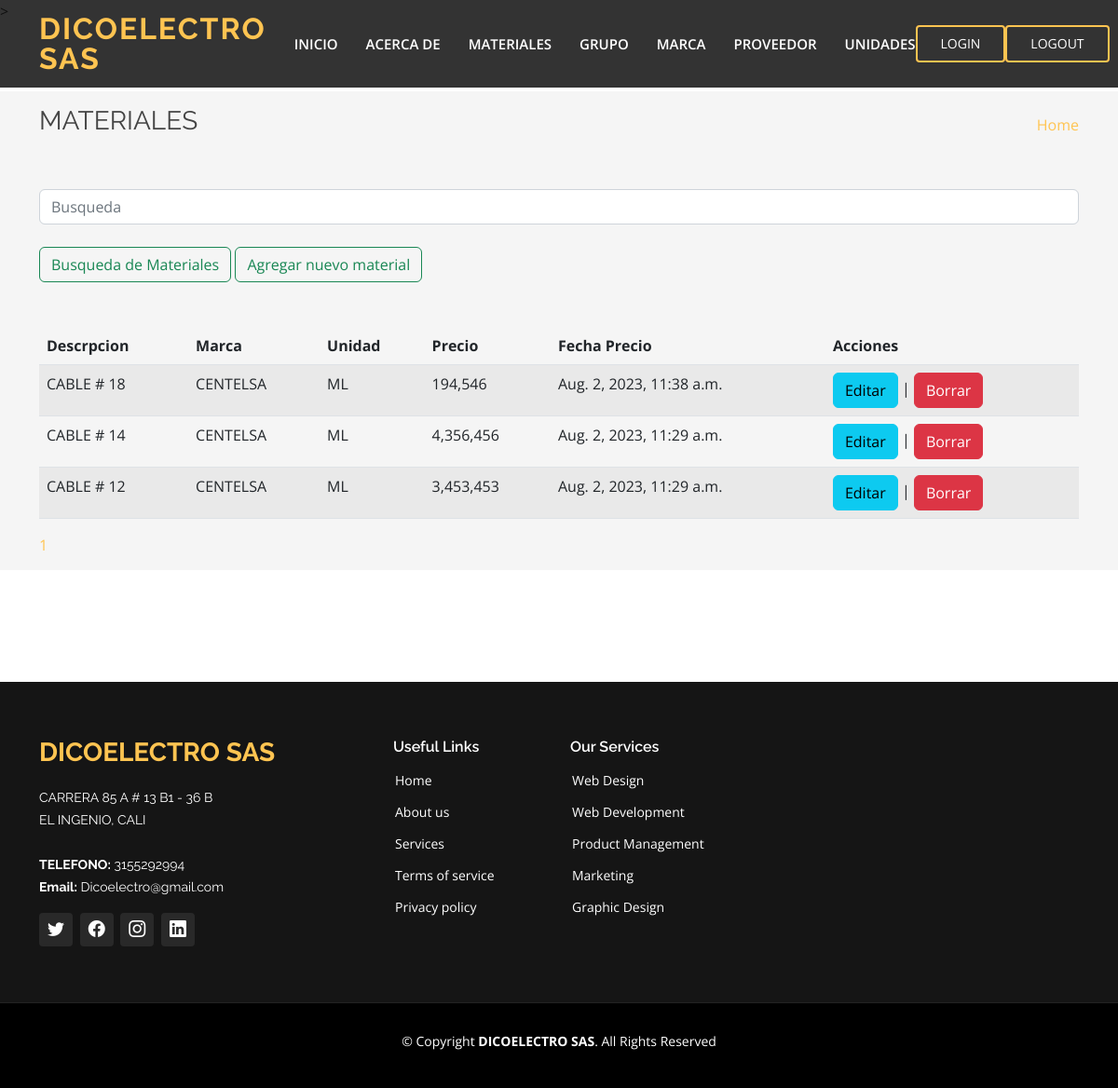
The app's page /listar-materiales/ (signed in) with its own data.
### webapp/models.py (models this page shows, shortened)
class Materiales(models.Model):
    descripcion = models.CharField(max_length=150, unique=True)
    precio = models.IntegerField()
    fecha_precio = models.DateTimeField(auto_now=True)
    grupo = models.ForeignKey(Grupo, on_delete=models.PROTECT)
    marca = models.ForeignKey(Marca, on_delete=models.PROTECT)
    proveedor = models.ForeignKey(Proveedor, on_delete=models.PROTECT)
    unidad = models.ForeignKey(Unidad, on_delete=models.PROTECT)
    class Meta:
        verbose_name_plural = "materiales"

class Marca(models.Model):
    nombre = models.CharField(max_length=150,  unique=True)

class Unidad(models.Model):
    unidad = models.CharField(max_length=30, unique=True)
    def __str__(self):
        return f"{self.unidad}"

### webapp/views.py (the view)
# urls.py: path("listar-materiales/", views.materiales, name="listar-materiales"),
@login_required(login_url=reverse_lazy("login"))
def materiales(request):
    search_post = request.GET.get('search')
    print(search_post)
    if search_post:
        materiales_totales = Materiales.objects.filter(Q(descripcion__icontains=search_post))
        paginator = Paginator(materiales_totales, 15)
        page = request.GET.get('page')
        paginas = paginator.get_page(page)
    else:
        materiales_totales = Materiales.objects.all().order_by("-fecha_precio")
        paginator = Paginator(materiales_totales,15)
        page = request.GET.get('page')
        paginas = paginator.get_page(page)
        paginas.adjusted_elided_pages = paginator.get_elided_page_range(page)
    return render(request, "materiales/listar.html", {
        "paginas": paginas,
    })

### webapp/templates/materiales/listar.html (shortened to what this page needs)
{% extends "webapp/base.html" %}
{% load static %}
{% load humanize %}
{% block content %}
    <section class="breadcrumbs">
      <div class="container">
        <div class="d-flex justify-content-between align-items-center">
          <h2>MATERIALES</h2>
          <ol>
            <li><a href="{% url 'inicio' %}">Home</a></li>
          </ol>
        </div>
      <br/>
      <br/>
        <div class="container2">
          <form class="form-inline my-2 my-lg-0" action="{% url "listar-materiales" %}">
            <input class="form-control mr-sm-2" type="search" placeholder="Busqueda" aria-label="Search" name ="search">
            <br/>
            <button class="btn btn-outline-success my-2 my-sm-0" type="submit">Busqueda de Materiales</button>
            <a name="" id="" class="btn btn-outline-success my-2 my-sm-0" href="{% url 'crear-material' %}" role="button">Agregar nuevo material</a>
          </form>
        </div>
        <br/>
        <br/>
        <table class="table table-striped">
          <thead>
            <tr>
              <th scope="col">Descrpcion</th>
              <th scope="col">Marca</th>
              <th scope="col">Unidad</th>
              <th scope="col">Precio</th>
              <th scope="col">Fecha Precio</th>
              <th scope="col">Acciones</th>
            </tr>
          </thead>
          <tbody>
            {% for item in paginas.object_list %}
            <tr>
              <td>{{ item.descripcion }}</td>
              <td>{{ item.marca.nombre }}</td>
              <td>{{ item.unidad }}</td>
              <td>{{ item.precio | intcomma }}</td>
              <td>{{ item.fecha_precio }}</td>
              <td> <a name="" id="" class="btn btn-info" href="{% url 'editar-material' item.id %}" role="button">Editar</a> | <a name="" id="" class="btn btn-danger" href="{% url 'eliminar' item.id %}" role="button">Borrar</a></td>
            </tr>
            {% endfor %}
          </tbody>
        </table>
        <div>
          {% block pagination %}
          {% for page_number in paginas.paginator.get_elided_page_range %}
              {% if page_number == paginas.paginator.ELLIPSIS %}
                  {{page_number}}
              {% else %}
                  <a
                      href="{% url 'listar-materiales' %}?page={{page_number}}"
                      class="{% if page_number == page_obj.number %}current{% endif %}"
                  >
                      {{page_number}}
                  </a>
              {% endif %}
          {% endfor %}
          {% endblock %}
        </div>
      </div>
    </section>
    <section class="inner-page">
    </section>
  {% endblock %}

### webapp/templates/webapp/base.html (shortened to what this page needs)
{% load static %}
<!DOCTYPE html>
<html lang="en">
  <link href="https://cdn.jsdelivr.net/npm/bootstrap@5.2.1/dist/css/bootstrap.min.css" rel="stylesheet"
>
  <link rel="stylesheet" href="https://cdn.jsdelivr.net/npm/bootstrap-icons@1.3.0/font/bootstrap-icons.css">
<head>
  <link rel="stylesheet" href="{% static "webapp/style.css" %}">
</head>
<body>
  <header id="header" class="fixed-top header-inner-pages">
    <div class="container d-flex align-items-center justify-content-lg-between">
      <h1 class="logo me-auto me-lg-0"><a href="{% url 'inicio' %}"><span>DICOELECTRO SAS</span></a></h1>
      <nav id="navbar" class="navbar order-last order-lg-0">
        <ul>
          <li><a class="nav-link scrollto " href="{% url 'inicio' %}">INICIO</a></li>
          <li><a class="nav-link scrollto" href="#about">ACERCA DE </a></li>
          <li><a class="nav-link scrollto" href="{% url 'listar-materiales' %}">MATERIALES</a></li>
          <li><a class="nav-link scrollto " href={% url 'listar-grupo' %}>GRUPO</a></li>
          <li><a class="nav-link scrollto" href={% url 'listar-marca' %}>MARCA</a></li>
          <li><a class="nav-link scrollto" href={% url 'listar-proveedor' %}>PROVEEDOR</a></li>
          <li><a class="nav-link scrollto" href={% url 'listar-unidades' %}>UNIDADES</a></li>
        </ul>
      </nav>
      <a href={% url 'login' %} class="get-started-btn scrollto">LOGIN</a>
      <a href={% url 'logout' %} class="get-started-btn scrollto">LOGOUT</a>
    </div>
  </header>
  {% block content %}{% endblock %}
  <footer id="footer">
    <div class="footer-top">
      <div class="container">
        <div class="row">
          <div class="col-lg-4 col-md-4">
            <div class="footer-info">
              <h3><span>DICOELECTRO SAS</span></h3>
              <p>
                CARRERA 85 A # 13 B1 - 36 B  <br>
                EL INGENIO, CALI<br><br>
                <strong>TELEFONO:</strong> 3155292994<br>
                <strong>Email:</strong> Dicoelectro@gmail.com <br>
              </p>
              <div class="social-links mt-3">
                <a href="#" class="twitter"><i class="bi bi-twitter"></i></a>
                <a href="#" class="facebook"><i class="bi bi-facebook"></i></a>
                <a href="#" class="instagram"><i class="bi bi-instagram"></i></a>
                <a href="#" class="linkedin"><i class="bi bi-linkedin"></i></a>
              </div>
            </div>
          </div>
          <div class="col-lg-2 col-md-4 footer-links">
            <h4>Useful Links</h4>
            <ul>
              <li> <a href="#">Home</a></li>
              <li> <a href="#">About us</a></li>
              <li> <a href="#">Services</a></li>
              <li> <a href="#">Terms of service</a></li>
              <li> <a href="#">Privacy policy</a></li>
            </ul>
          </div>
          <div class="col-lg-3 col-md-4 footer-links">
            <h4>Our Services</h4>
            <ul>
              <li> <a href="#">Web Design</a></li>
              <li> <a href="#">Web Development</a></li>
              <li> <a href="#">Product Management</a></li>
              <li> <a href="#">Marketing</a></li>
              <li> <a href="#">Graphic Design</a></li>
            </ul>
          </div>
          </div>
        </div>
      </div>
    <div class="container">
      <div class="copyright">
        &copy; Copyright <strong><span>DICOELECTRO SAS</span></strong>. All Rights Reserved
      </div>
      <div class="credits">
      </div>
    </div>
  </footer>
</body>
</html>

### webapp/static/webapp/style.css (style rules this page uses)
body { font-family: "Open Sans", sans-serif; color: #444444; }
a { color: #ffc451; text-decoration: none; }
h1, h2, h3, h4, h5, h6 { font-family: "Raleway", sans-serif; }
#header { transition: all 0.5s; z-index: 997; padding: 15px 0; }
#header.header-scrolled, #header.header-inner-pages { background: rgba(0, 0, 0, 0.8); }
#header .logo { font-size: 32px; margin: 0; padding: 0; line-height: 1; font-weight: 700; letter-spacing: 2px; text-transform: uppercase; }
#header .logo a { color: #fff; }
#header .logo a span { color: #ffc451; }
.get-started-btn { color: #fff; border-radius: 4px; padding: 7px 25px 8px 25px; white-space: nowrap; transition: 0.3s; font-size: 14px; display: inline-block; border: 2px solid #ffc451; }
.navbar { padding: 0; }
.navbar ul { margin: 0; padding: 0; display: flex; list-style: none; align-items: center; }
.navbar li { position: relative; }
.navbar a, .navbar a:focus { display: flex; align-items: center; justify-content: space-between; padding: 10px 0 10px 30px; font-size: 15px; font-weight: 600; color: #fff; white-space: nowrap; transition: 0.3s; }
section { padding: 60px 0; overflow: hidden; }
.breadcrumbs { padding: 15px 0; background: whitesmoke; min-height: 40px; margin-top: 74px; }
.breadcrumbs h2 { font-size: 28px; font-weight: 400; }
.breadcrumbs ol { display: flex; flex-wrap: wrap; list-style: none; padding: 0; margin: 0; }
#footer { background: black; padding: 0 0 30px 0; color: #fff; font-size: 14px; }
#footer .footer-top { background: #151515; border-bottom: 1px solid #222222; padding: 60px 0 30px 0; }
#footer .footer-top .footer-info { margin-bottom: 30px; }
#footer .footer-top .footer-info h3 { font-size: 28px; margin: 0 0 20px 0; padding: 2px 0 2px 0; line-height: 1; font-weight: 700; text-transform: uppercase; }
#footer .footer-top .footer-info h3 span { color: #ffc451; }
#footer .footer-top .footer-info p { font-size: 14px; line-height: 24px; margin-bottom: 0; font-family: "Raleway", sans-serif; color: #fff; }
#footer .footer-top .social-links a { font-size: 18px; display: inline-block; background: #292929; color: #fff; line-height: 1; padding: 8px 0; margin-right: 4px; border-radius: 4px; text-align: center; width: 36px; height: 36px; transition: 0.3s; }
#footer .footer-top h4 { font-size: 16px; font-weight: 600; color: #fff; position: relative; padding-bottom: 12px; }
#footer .footer-top .footer-links { margin-bottom: 30px; }
#footer .footer-top .footer-links ul { list-style: none; padding: 0; margin: 0; }
#footer .footer-top .footer-links ul li { padding: 10px 0; display: flex; align-items: center; }
#footer .footer-top .footer-links ul li:first-child { padding-top: 0; }
#footer .footer-top .footer-links ul a { color: #fff; transition: 0.3s; display: inline-block; line-height: 1; }
#footer .copyright { text-align: center; padding-top: 30px; }
#footer .credits { padding-top: 10px; text-align: center; font-size: 13px; color: #fff; }

### records on screen
Materiales: descripcion "CABLE # 18", marca.nombre "CENTELSA", unidad "ML", precio "194,546", fecha_precio "Aug. 2, 2023, 11:38 a.m."
Materiales: descripcion "CABLE # 14", marca.nombre "CENTELSA", unidad "ML", precio "4,356,456", fecha_precio "Aug. 2, 2023, 11:29 a.m."
Materiales: descripcion "CABLE # 12", marca.nombre "CENTELSA", unidad "ML", precio "3,453,453", fecha_precio "Aug. 2, 2023, 11:29 a.m."

### other values on screen
{{ page_number }} "1"
